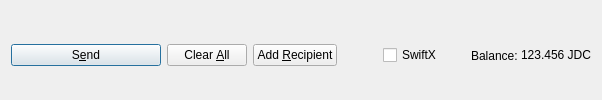
         <widget class="QFrame" name="frame_Send">
          <layout class="QHBoxLayout" name="horizontalLayout">
           <property name="bottomMargin">
            <number>0</number>
           </property>
           <item>
            <widget class="QPushButton" name="sendButton">
             <property name="minimumSize">
              <size>
               <width>150</width>
               <height>0</height>
              </size>
             </property>
             <property name="toolTip">
              <string>Confirm the send action</string>
             </property>
             <property name="text">
              <string>S&amp;end</string>
             </property>
             <property name="icon">
              <iconset resource="../jundcoin.qrc">
               <normaloff>:/icons/send</normaloff>:/icons/send</iconset>
             </property>
             <property name="autoDefault">
              <bool>false</bool>
             </property>
             <property name="default">
              <bool>true</bool>
             </property>
            </widget>
           </item>
           <item>
            <widget class="QPushButton" name="clearButton">
             <property name="sizePolicy">
              <sizepolicy hsizetype="Minimum" vsizetype="Fixed">
               <horstretch>0</horstretch>
               <verstretch>0</verstretch>
              </sizepolicy>
             </property>
             <property name="toolTip">
              <string>Clear all fields of the form.</string>
             </property>
             <property name="text">
              <string>Clear &amp;All</string>
             </property>
             <property name="icon">
              <iconset resource="../jundcoin.qrc">
               <normaloff>:/icons/remove</normaloff>:/icons/remove</iconset>
             </property>
             <property name="autoDefault">
              <bool>false</bool>
             </property>
            </widget>
           </item>
           <item>
            <widget class="QPushButton" name="addButton">
             <property name="toolTip">
              <string>Send to multiple recipients at once</string>
             </property>
             <property name="text">
              <string>Add &amp;Recipient</string>
             </property>
             <property name="icon">
              <iconset resource="../jundcoin.qrc">
               <normaloff>:/icons/add</normaloff>:/icons/add</iconset>
             </property>
             <property name="autoDefault">
              <bool>false</bool>
             </property>
            </widget>
           </item>
           <item>
            <spacer name="horizontalSpacer">
             <property name="orientation">
              <enum>Qt::Horizontal</enum>
             </property>
             <property name="sizeHint" stdset="0">
              <size>
               <width>40</width>
               <height>20</height>
              </size>
             </property>
            </spacer>
           </item>
           <item>
            <layout class="QHBoxLayout" name="horizontalLayout_2">
             <property name="spacing">
              <number>3</number>
             </property>
             <item>
              <widget class="QCheckBox" name="checkSwiftTX">
               <property name="enabled">
                <bool>true</bool>
               </property>
               <property name="minimumSize">
                <size>
                 <width>85</width>
                 <height>0</height>
                </size>
               </property>
               <property name="text">
                <string>SwiftX</string>
               </property>
              </widget>
             </item>
             <item>
              <widget class="QLabel" name="label">
               <property name="text">
                <string>Balance:</string>
               </property>
              </widget>
             </item>
             <item>
              <widget class="QLabel" name="labelBalance">
               <property name="sizePolicy">
                <sizepolicy hsizetype="Preferred" vsizetype="Fixed">
                 <horstretch>0</horstretch>
                 <verstretch>0</verstretch>
                </sizepolicy>
               </property>
               <property name="cursor">
                <cursorShape>IBeamCursor</cursorShape>
               </property>
               <property name="text">
                <string notr="true">123.456 JDC</string>
               </property>
               <property name="textInteractionFlags">
                <set>Qt::LinksAccessibleByMouse|Qt::TextSelectableByKeyboard|Qt::TextSelectableByMouse</set>
               </property>
              </widget>
             </item>
            </layout>
           </item>
          </layout>
         </widget>
